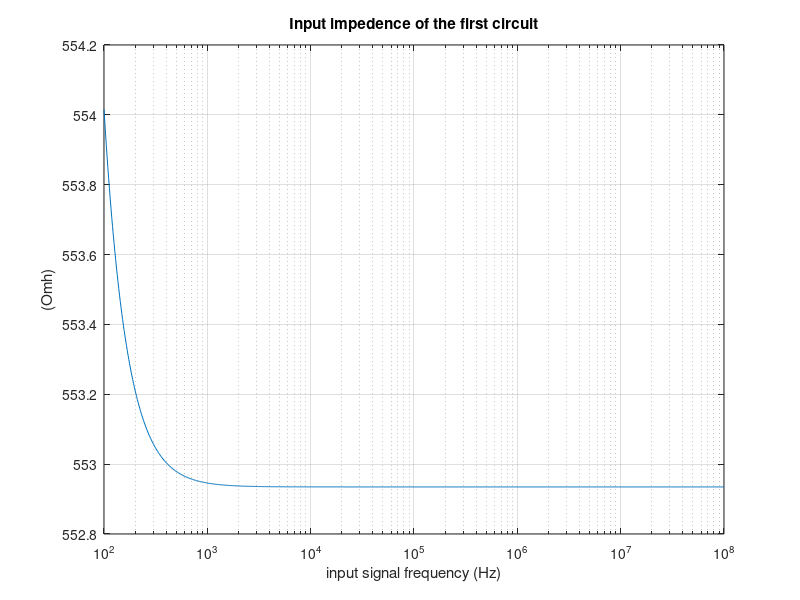
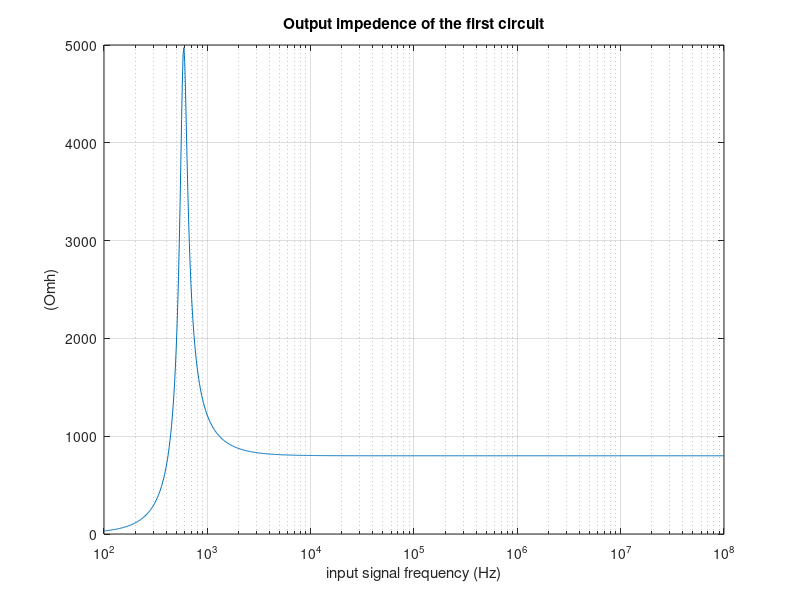
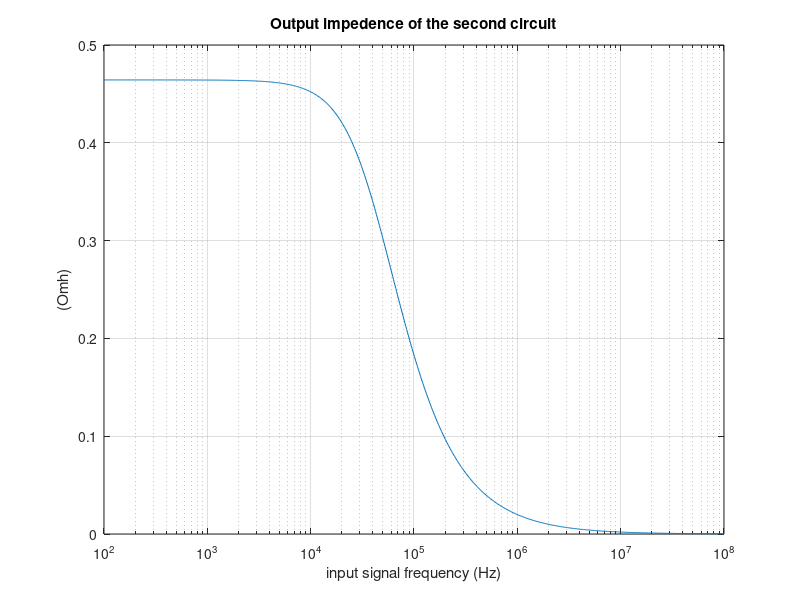
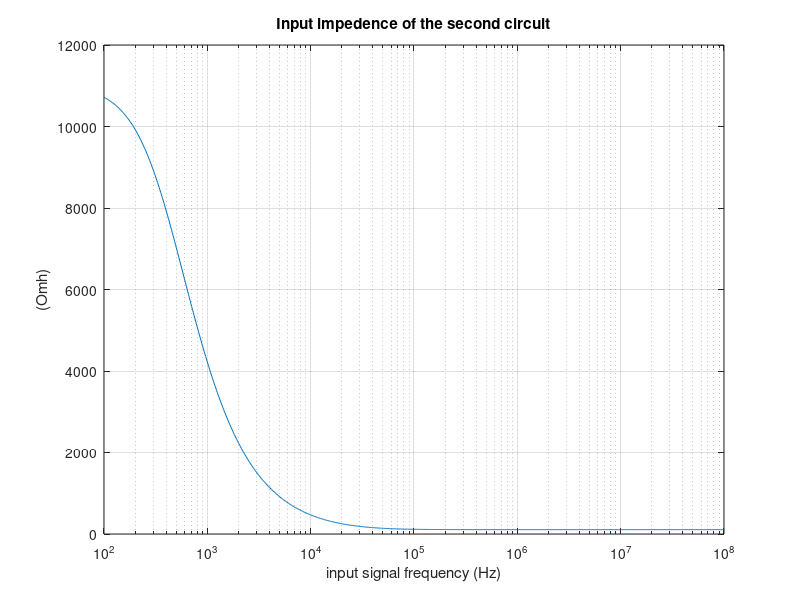

The MATLAB script that drew these images, in order:
% LAB 04:Audio Amp
close all
clear all

%defining an input signal
f = logspace(2,8,800);
vS = sin(2*pi.*f);


printf("Gaining phase\n");
%Common emmiter with bias capacitor, input resistance and, emitir parallel of capacitor and resitence
printf("vS: ampltidude 10mv and freqncy from 10Hz to 100MHz (logscale)\n")
printf("Circuit parameters used + transistor charctheristics\n")
Rb1 = 65e3 %omh
Rb2 = 10e3 %omh
VCC = 12 %V
Ce =  80e-6 %Farad
Ccoupout = 8e-6 %Farad
Rin = 100 %ohm
Cbias = 1e-6 %Farad
Re = 70%omh
Rc = 800%omh
RL = 8 %omh -- Load

Rb = Rb1*Rb2/(Rb1+Rb2) %Equivalent resistence Rb1 Rb2
Veq = Rb2*VCC/(Rb1+Rb2) %Equivalent input resistence

%BJT charctheristics
Vbeon = 0.7 %V
betaf = 178.7
VT=25e-3
VAFN=69.7

%Singal = DC Part + AC

%Input circuit (high gain)
%DCAnalysis
%Working under the assumption bias C fully blocks dc component of vS
Ib = (Veq - Vbeon)/(Rb + (1+betaf)*Re)
Ic = betaf * Ib
Vo = VCC - Rc*Ic
fileID = fopen("Results1.tex", "w")
fprintf(fileID, "$$ I_b = %f A$$ \n", Ib);
fprintf(fileID, "$$ I_c = %f A$$ \n", Ic);
fprintf(fileID, "$$ V_O = %f V$$ \n", Vo);

%AC analysis
gm = Ic/VT
rpi = betaf/gm
ro = VAFN/Ic

printf("Max gain calculated in the limit of infinite frequency\n")
gain_max = abs(Rc.*(gm*rpi*ro)./((ro + Rc).*(Rb + rpi)))

ReEq = 1./(i.*2*pi.*f.*Ce + 1./Re); %Parallel of Re and Ce
RbEq = Rin + Rb + 1./(j.*2.*pi.*f.*Cbias);
gain = abs(Rc.*(ReEq - gm*rpi*ro)./((ro + Rc + ReEq).*(Rb + rpi + ReEq) + gm.*ReEq.*ro*rpi - ReEq.*ReEq));


%computing input impedence
%Zi = RbEq*rpi/(RbEq + rpi)
Zi = abs(RbEq.*rpi./(RbEq + rpi));
f5 = figure
Zi(1)
Zi1 = Rb*rpi/(Rb + rpi)
f3 = figure;
semilogx(f, abs(Zi));
grid on
title("Input impedence of the first circuit");
ylabel("(Omh)")
xlabel("input signal frequency (Hz)")
print(f3 ,"InZ1.png");

%computing output impendence
a1 = ro.*(ReEq + rpi + RbEq)./((RbEq+rpi).*ReEq);
a2 = (ro + rpi)./(ro.*rpi);
a3 = (rpi + RbEq)./(gm*rpi);
a4 = 1./(1./RbEq + 1./ReEq + 1./a3);
Zc = ro.*Rc./(ro + Rc);

Zc = 1./(1/Rc + (a2 + a4)./a1);
f3 = figure;
semilogx(f, abs(Zc));
grid on
title("Output impedence of the first circuit");
ylabel("(Omh)")
xlabel("input signal frequency (Hz)")
print(f3 ,"OutZ1.png");
Zc = ro.*Rc./(ro + Rc);



%Output stage
printf("Output phase\n");
%BJT charctheristics
Vebon = 0.7 %V
betaf_2 = 227.3
VT=25e-3 %V
VAFN=37.2 %V

Re = 100 %omh -- Rout

%DC component
Ie = (VCC - Vebon - Vo)/Re;
Ic = betaf_2/(1+betaf_2) * Ie;
Vout = VCC - Re*Ie;
fclose(fileID)
fileID = fopen("Results2.tex", "w")
fprintf(fileID, "$$ I_e = %f A$$ \n", Ie);
fprintf(fileID, "$$ I_c = %f A$$ \n", Ic);
fprintf(fileID, "$$ V_{out} = %f V$$ \n", Vout);

%AC component (No CE, as gain is not priority)
gm = Ic/VT;
rpi = betaf_2/gm;
ro = VAFN/Ic;

Geq = 1/Re + i.*2*pi*f*Ccoupout;% wo 8 omh load
printf("Gain\n")
gain2 = gm./(1/rpi + Geq + 1/ro + gm);
printf("Input impedence\n")
Zi = rpi.*(gm + 1/rpi + 1/ro + Geq)./(1/rpi + Geq + 1/ro);
printf("Output impendence\n")
Zo = 1./(1/rpi + Geq + 1/ro + gm);


f4 = figure;
semilogx(f, abs(Zo));
grid on ;
title("Output impedence of the second circuit");
ylabel("(Omh)");
xlabel("input signal frequency (Hz)");
print(f4 ,"OutZ2.png");

f4 = figure;
semilogx(f, abs(Zi));
grid on ;
title("Input impedence of the second circuit");
ylabel("(Omh)");
xlabel("input signal frequency (Hz)");
print(f4 ,"InZ2.png");



Zo = 1./(1/ro + gm.*rpi./(rpi+Zc) + Geq + 1./(rpi + Zc)); %factoring in output first circuit with 8omh load
%Plotting output impedence
f4 = figure;
semilogx(f, abs(Zo));
grid on ;
title("Output impedence of the second circuit considering impedence of the first")
ylabel("(Omh)")
xlabel("input signal frequency (Hz)")
print(f4 ,"OutZFull.png");


%Calculating gain of the full circuit
GainFull = gain.*(1./(rpi + Zc) + gm.*rpi./(rpi + Zc))./(1./(rpi+Zc) + Geq + 1/ro + gm*rpi./(rpi+Zc));

%Plotting Gains
f1 = figure;
semilogx(f, 20*log10(gain.*gain2));
hold on
semilogx(f, 20*log10(GainFull));
hold on
semilogx(f, 20*log10(gain))
hold on
semilogx(f, 20*log10(gain2))
grid on
legend("Product of the two gains","Gain Considering full Circuit", "Gain of first phase", "Gain of the second phase")
title("Incremental gain");
ylabel("gain (dB)")
xlabel("input signal frequency (Hz)")
print(f1 ,"Gains.png");

%vO = Vo + vS.*gain_max;
